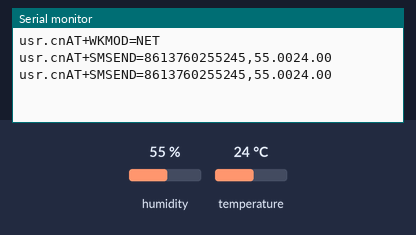
The sketch below on a simulated Arduino Uno, built with avr-gcc and run on an emulated ATmega328P. Shown: the last lines printed to the serial monitor. Inputs (shaded band) come from the test bench; at power-on: humidity 55 %, temperature 24 °C.

Above: at 5.8 s.
5.9 s: humidity set to 22 %
At 11.2 s:
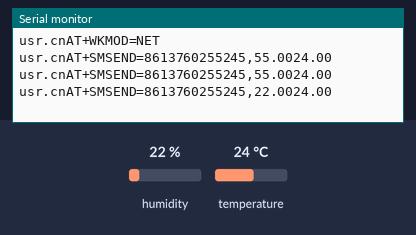
11.9 s: temperature set to 12 °C
At 15.9 s:
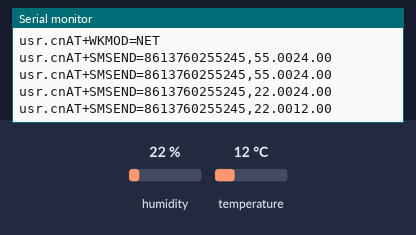
17.9 s: humidity set to 40 %
At 20.6 s:
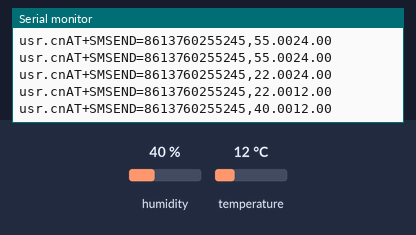
Timing chart, 0 to 22.1 s (numbered marks = the images above; inputs shaded):
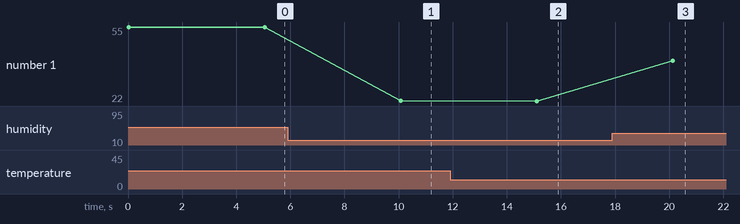

The sketch:

4g-test.ino
```cpp
#include <SoftwareSerial.h>
#include <dht11.h>

//SoftwareSerial portone(8,9) ;
#define DHT11PIN 2
String message;
dht11 DHT11;

void setup() {
  // put your setup code here, to run once:
  Serial.begin(115200);
  Serial.println("usr.cnAT+WKMOD=NET");   //设置工作模式为网络透传
  delay(10);
  /*
  Serial.println("usr.cnAT+SOCKAEN=ON");    //使能SocketA
  delay(10);
  Serial.println("usr.cnAT+SOCKA=TCP,120.78.89.20,8080");   //设置SocketA的网络协议、地址、端口
  delay(10);
  Serial.println("usr.cnAT+ UARTFL=10");    //设置串口数据打包长度
  delay(10);
  Serial.println("usr.cnAT+SOCKASL=LONG");    //设置SocketA连接方式
  */
  /*
  while (!Serial) {}
  portone.begin(115200);
  portone.println("AT+UARTFT=100");*/
}

void loop() {
  // put your main code here, to run repeatedly:
    //获取温湿度传感器检测到的值
  int chk = DHT11.read(DHT11PIN);
  float humidityTemp = (float)DHT11.humidity;
  String humidityValue = ((String)humidityTemp).substring(0,5);
  float temperatureTemp = (float)DHT11.temperature;
  String tempeatureValue = ((String)temperatureTemp).substring(0,5);
  message = "usr.cnAT+SMSEND=8613760255245," + humidityValue + tempeatureValue;
  Serial.println(message);
  delay(5000);
}
```

Measured:
- after the input at 5.9 s, the serial monitor: prints a new line after 4.2 s (image 1)
- after the input at 11.9 s, the serial monitor: prints a new line after 3.2 s (image 2)
- after the input at 17.9 s, the serial monitor: prints a new line after 2.2 s (image 3)
- plotted number 1: 55 → 22 after the input at 5.9 s, 22 → 22 after the input at 11.9 s, 22 → 40 after the input at 17.9 s
